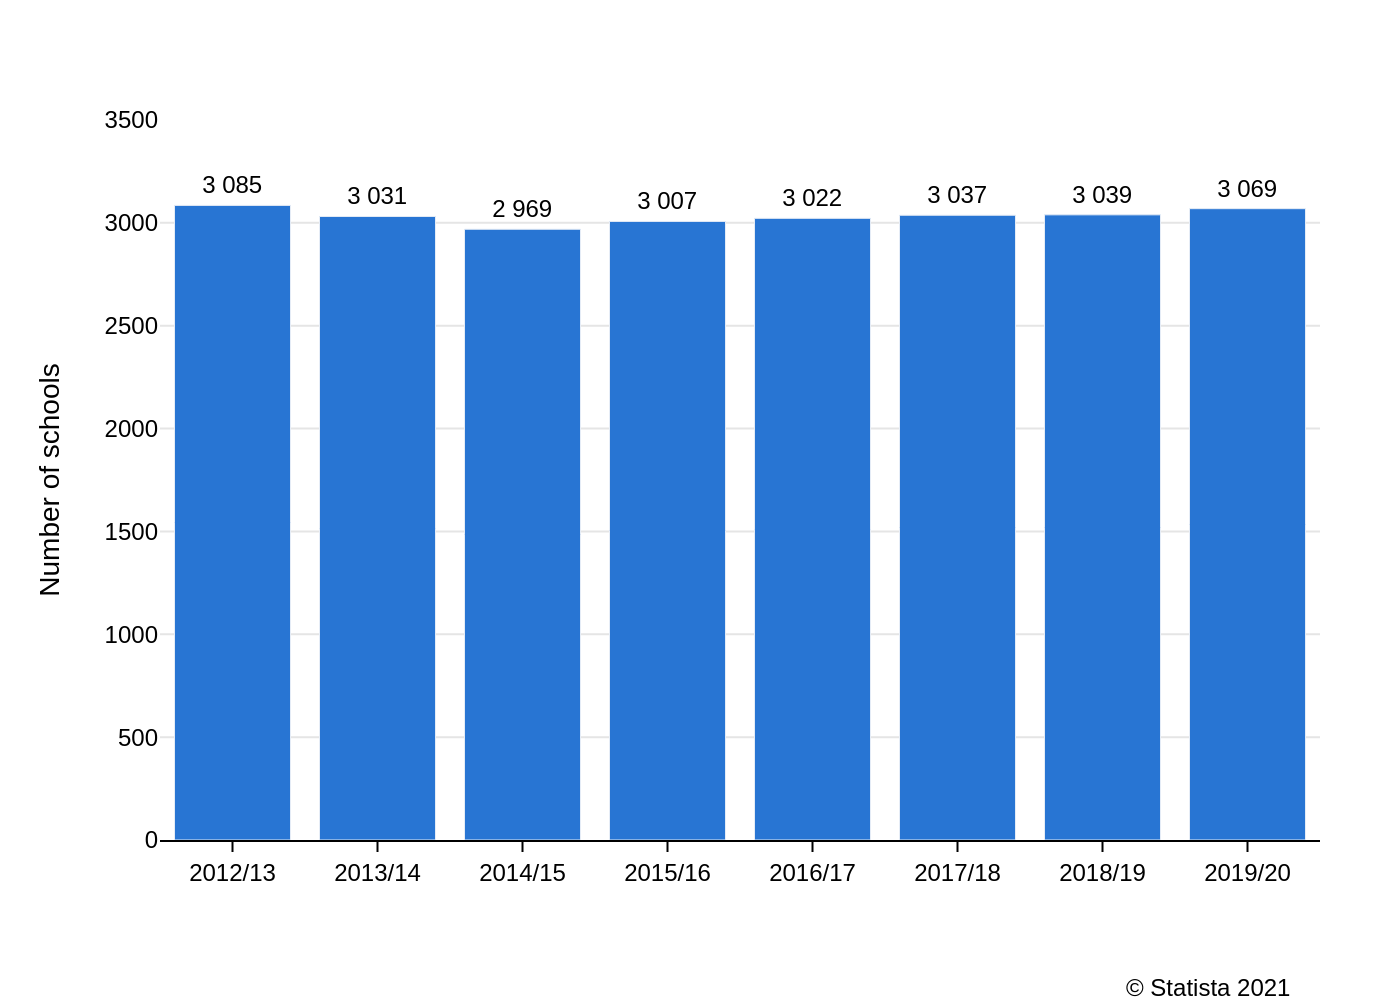

Recreate this plot in Python.
import sys
import json
import os
import plotly.graph_objects as go

if len(sys.argv) != 2:
    print("Usage: python create_chart.py <path_to_json_file>")
    sys.exit(1)

json_path = sys.argv[1]

try:
    with open(json_path, 'r', encoding='utf-8') as f:
        chart_info = json.load(f)
except FileNotFoundError:
    print(f"Error: JSON file not found at {json_path}")
    sys.exit(1)

chart_data = chart_info['chart_data']
texts = chart_info['texts']
colors = chart_info['colors']

categories = [item['category'] for item in chart_data]
values = [item['value'] for item in chart_data]

fig = go.Figure()

fig.add_trace(go.Bar(
    x=categories,
    y=values,
    marker_color=colors[0],
    text=[f'{v:,}'.replace(',', ' ') for v in values],
    textposition='outside',
    cliponaxis=False
))

fig.update_layout(
    title_text=texts['title'],
    yaxis_title_text=texts['y_axis_title'],
    xaxis_title_text=texts['x_axis_title'],
    font=dict(family="Arial", size=12, color="black"),
    plot_bgcolor='white',
    paper_bgcolor='white',
    showlegend=False,
    yaxis=dict(
        range=[0, 3500],
        tickmode='linear',
        tick0=0,
        dtick=500,
        gridcolor='#E5E5E5',
        showline=False,
        zeroline=False,
        tickformat=' '
    ),
    xaxis=dict(
        showgrid=False,
        showline=True,
        linecolor='black',
        ticks='outside',
        tickcolor='black'
    ),
    margin=dict(l=80, r=40, t=60, b=80),
    annotations=[
        dict(
            text=texts['source'],
            showarrow=False,
            xref="paper",
            yref="paper",
            x=0.98,
            y=-0.18,
            xanchor='right',
            yanchor='top',
            align='right',
            font=dict(size=12)
        )
    ]
)

fig.update_traces(
    textfont=dict(family="Arial", size=12, color='black')
)

base_filename = os.path.splitext(os.path.basename(json_path))[0]
output_filename = f"{base_filename}.png"

fig.write_image(output_filename, scale=2)

print(f"Chart saved to {output_filename}")
